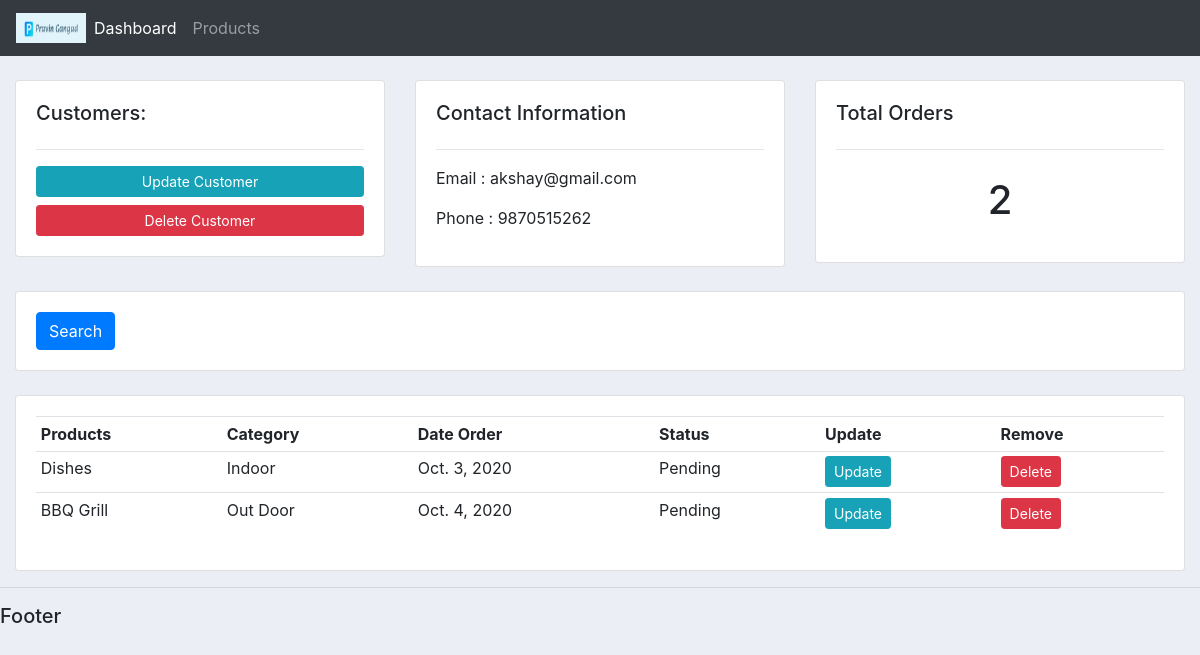
The app's page /customer/1/ with its own data.
### accounts/models.py (models this page shows, shortened)
class Customer(models.Model):
    name = models.CharField(max_length=200, null=True)
    phone = models.CharField(max_length=200, null=True)
    email = models.CharField(max_length=200, null=True)
    date_created = models.DateField(auto_now_add=True, null=True)

class Order(models.Model):
    STATUS = (('Pending','Pending'), ('Out Of Order', 'Out Of Order'), ('Delivered', 'Delivered'))
    customer = models.ForeignKey(Customer,null=True,on_delete = models.SET_NULL)
    product =models.ForeignKey(Product,null=True,on_delete = models.SET_NULL)
    date_created = models.DateField(auto_now_add=True, null=True)
    status = models.CharField(max_length=200, null=True,choices=STATUS)

class Product(models.Model):
    CATEGORY = (('Indoor','Indoor'), ('Out Door', 'Out Door'))
    name = models.CharField(max_length=200, null=True)
    price = models.FloatField(null=True)
    category = models.CharField(max_length=200, null=True,choices=CATEGORY)
    description = models.CharField(max_length=200, null=True)
    date_created = models.DateField(auto_now_add=True, null=True)
    tags = models.ManyToManyField(Tag,null=True)
    def __str__(self):
        return self.name

### accounts/views.py (the view)
# urls.py: path('customer/<str:pk>/', views.customer,name="customer"),
def customer(request,pk):
    customer = Customer.objects.get(id=pk)
    orders = customer.order_set.all()
    order_count = orders.count()
    context ={'customer':customer,'orders':orders,'order_count':order_count}
    return render(request, 'accounts/customers.html',context)

### accounts/templates/accounts/customers.html
{% extends 'accounts/main.html' %}
{%block content %}
<br>
<div class="row">
    <div class="col-md">
        <div class="card card-body">
            <h5>Customers: </h5>
            <hr>
            <a class="btn btn-info btn-sm btn-block " href="">Update Customer </a>
            <a class="btn btn-danger btn-sm btn-block " href="">Delete Customer </a>
        </div>
    </div>
    <div class="col-md">
        <div class="card card-body">
            <h5>Contact Information </h5>
            <hr>
            <p>Email : {{customer.email}}</p>
            <p>Phone : {{customer.phone}}</p>
        </div>
    </div>
    <div class="col-md">
        <div class="card card-body">
            <h5>Total Orders </h5>
            <hr>
            <h1 style="text-align :center ;padding:10px">{{order_count}}</h1>
        </div>
    </div>
</div>
<br>
<div class="row">
    <div class="col">
        <div class="card card-body">
            <form method="get">
                <button class="btn btn-primary" type="submit">Search</button>
            </form>
        </div>
    </div>
</div>
<br>
<div class="row">
    <div class="col-md">
        <div class="card card-body">
            <table class="table table-sm">
                <tr>
                    <th>Products</th>
                    <th>Category</th>
                    <th>Date Order</th>
                    <th>Status</th>
                    <th>Update</th>
                    <th>Remove</th>
                    {% for order in orders %}
                    <tr><td>{{order.product}}</td>
                        <td>{{order.product.category}}</td>
                        <td>{{order.date_created}}</td>
                        <td>{{order.status}}</td>
                        <td><a class="btn btn-sm btn-info" href="{% url 'update_order' order.id %}" >Update</a></td>
                        <td><a  class="btn btn-sm btn-danger" href="{% url 'delete_order' order.id %}" >Delete</a></td>
                    </tr>
                    {% endfor %}
                </tr>
            </table>
        </div>
    </div>
</div>
{% endblock %}

### static/css/main.css (style rules this page uses)
body { background-color: #ebeff5; }

### records on screen
Customer: email "akshay@gmail.com", phone "9870515262"
Order: product "Dishes", product.category "Indoor", date_created "Oct. 3, 2020", status "Pending"
Order: product "BBQ Grill", product.category "Out Door", date_created "Oct. 4, 2020", status "Pending"

### other values on screen
{{ order_count }} "2"
